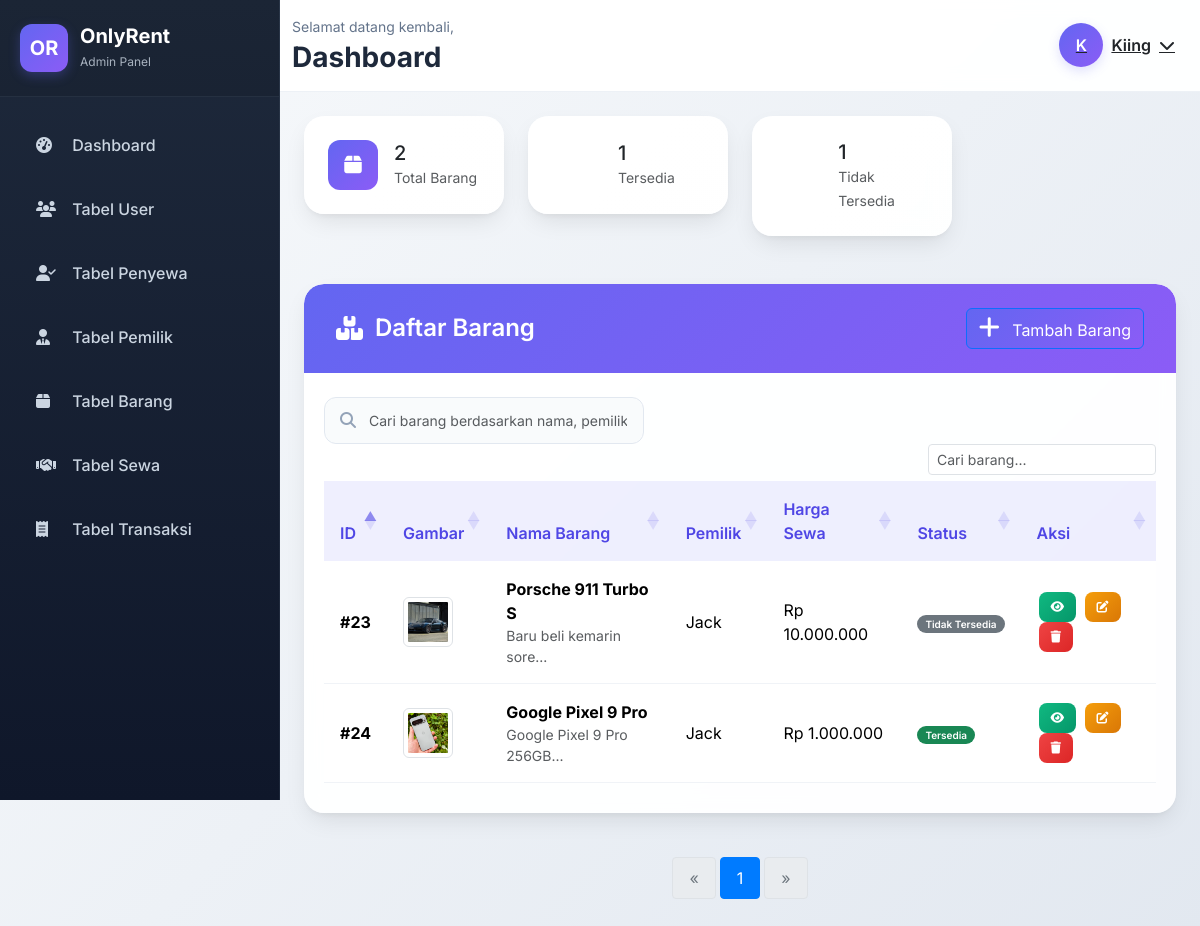
The app's page /views/admin/tabel_barang.php (signed in) with its own data.
### tables this page shows
CREATE TABLE `barang` (
  `id_barang` int(11) NOT NULL,
  `id_pemilik` int(11) NOT NULL,
  `nama_barang` varchar(100) NOT NULL,
  `gambar` longtext NOT NULL CHECK (json_valid(`gambar`)),
  `deskripsi` text NOT NULL,
  `harga_sewa` varchar(10) NOT NULL,
  `status` int(1) NOT NULL
);

CREATE TABLE `pemilik_barang` (
  `id_pemilik` int(11) NOT NULL,
  `nama` varchar(100) NOT NULL,
  `no_telp` varchar(25) NOT NULL,
  `id_pengguna` int(1) NOT NULL
);

### views/admin/tabel_barang.php (the view, shortened to what this page needs)
<?php
    $conn = getDBConnection();
    $barang = [];
    $total_barang = 0;
    $active_count = 0;
    $inactive_count = 0;
    $total_query = "SELECT COUNT(*) as total FROM barang";
    $total_result = $conn->query($total_query);
    if ($total_result) {
        $total_row = $total_result->fetch_assoc();
        $total_barang = $total_row['total'];
    }
    $status_query = "SELECT status, COUNT(*) as count FROM barang GROUP BY status";
    $status_result = $conn->query($status_query);
    if ($status_result) {
        while ($row = $status_result->fetch_assoc()) {
            if ($row['status'] == 1) {
                $active_count = $row['count'];
            } else {
                $inactive_count = $row['count'];
            }
        }
    }
    $per_page = 10;
    $total_pages = ceil($total_barang / $per_page);
    $current_page = isset($_GET['page']) ? max(1, min($total_pages, (int)$_GET['page'])) : 1;
    $offset = ($current_page - 1) * $per_page;
    $query = "SELECT b.*, pb.nama as nama_pemilik,
      b.gambar as gambar_array
      FROM barang b
      JOIN pemilik_barang pb ON b.id_pemilik = pb.id_pemilik
      LIMIT $per_page OFFSET $offset";
    $result = $conn->query($query);
    if ($result && $result->num_rows > 0) {
        while ($row = $result->fetch_assoc()) {
            $images = json_decode($row['gambar']);
            $firstImage = '';
            if (json_last_error() === JSON_ERROR_NONE && is_array($images) && count($images) > 0) {
                $firstImage = $images[0];
            } elseif (!empty($row['gambar'])) {
                $firstImage = $row['gambar'];
            }
            $row['first_image'] = $firstImage;
            $barang[] = $row;
        }
    }
?>
<!DOCTYPE html>
<html lang="id">
<head>
    <link href="https://cdn.jsdelivr.net/npm/bootstrap@5.3.3/dist/css/bootstrap.min.css" rel="stylesheet">
    <link href="https://cdnjs.cloudflare.com/ajax/libs/font-awesome/6.4.0/css/all.min.css" rel="stylesheet">
    <link href="https://cdn.datatables.net/1.13.6/css/dataTables.bootstrap5.min.css" rel="stylesheet">
    <link rel="stylesheet" href="../../assets/css/admin/index.css">
</head>
<body>
    <?php include('nav.php'); ?>
    <div class="main-content">
        <?php include('top_nav.php'); ?>
        <div class="content-wrapper">
            <div class="row mb-4 animate-fade-in">
                <div class="col-xl-3 col-md-6 mb-4">
                    <div class="card stats-card">
                        <div class="card-body d-flex align-items-center">
                            <div class="stats-icon stats-total me-3">
                                <i class="fas fa-box"></i>
                            </div>
                            <div>
                                <h5 class="mb-0"><?php echo $total_barang; ?></h5>
                                <small class="text-muted">Total Barang</small>
                            </div>
                        </div>
                    </div>
                </div>
                <div class="col-xl-3 col-md-6 mb-4">
                    <div class="card stats-card">
                        <div class="card-body d-flex align-items-center">
                            <div class="stats-icon stats-active me-3">
                                <i class="fas fa-check-circle"></i>
                            </div>
                            <div>
                                <h5 class="mb-0"><?php echo $active_count; ?></h5>
                                <small class="text-muted">Tersedia</small>
                            </div>
                        </div>
                    </div>
                </div>
                <div class="col-xl-3 col-md-6 mb-4">
                    <div class="card stats-card">
                        <div class="card-body d-flex align-items-center">
                            <div class="stats-icon stats-inactive me-3">
                                <i class="fas fa-times-circle"></i>
                            </div>
                            <div>
                                <h5 class="mb-0"><?php echo $inactive_count; ?></h5>
                                <small class="text-muted">Tidak Tersedia</small>
                            </div>
                        </div>
                    </div>
                </div>
            </div>
            <div class="row animate-fade-in">
                <div class="col-12">
                    <div class="card table-card">
                        <div class="card-header d-flex justify-content-between align-items-center">
                            <h4>
                                <i class="fas fa-boxes"></i>
                                Daftar Barang
                            </h4>
                            <a href="tambah_barang.php" class="btn btn-primary">
                                <i class="fas fa-plus me-2"></i>
                                Tambah Barang
                            </a>
                        </div>
                        <div class="card-body">
                            <div class="search-box">
                                <i class="fas fa-search"></i>
                                <input type="text" class="form-control" id="searchInput" placeholder="Cari barang berdasarkan nama, pemilik, atau harga...">
                            </div>
                            <div class="table-responsive">
                                <table class="table" id="barangTable">
                                    <thead>
                                        <tr>
                                            <th>ID</th>
                                            <th>Gambar</th>
                                            <th>Nama Barang</th>
                                            <th>Pemilik</th>
                                            <th>Harga Sewa</th>
                                            <th>Status</th>
                                            <th>Aksi</th>
                                        </tr>
                                    </thead>
                                    <tbody>
                                        <?php foreach ($barang as $item): ?>
                                        <tr>
                                            <td><strong>#<?php echo $item['id_barang']; ?></strong></td>
                                            <td>
    <?php
    $gambar = json_decode($item['gambar_array'], true) ?? [];
    if (!empty($gambar)):
        $firstImage = reset($gambar);
    ?>
        <img src="/assets/images/barang/<?php echo htmlspecialchars($firstImage); ?>?v=<?php echo time(); ?>"
            alt="Gambar Barang"
            class="img-thumbnail"
            style="width: 50px; height: 50px; object-fit: cover;">
    <?php endif; ?>
</td>
                                            <td>
                                                <strong><?php echo htmlspecialchars($item['nama_barang']); ?></strong>
                                                <div class="text-muted small"><?php echo substr(htmlspecialchars($item['deskripsi']), 0, 50); ?>...</div>
                                            </td>
                                            <td><?php echo htmlspecialchars($item['nama_pemilik']); ?></td>
                                            <td>Rp <?php echo number_format($item['harga_sewa'], 0, ',', '.'); ?></td>
                                            <td>
                                                <?php if ($item['status'] == 1): ?>
                                                    <span class="badge bg-success">Tersedia</span>
                                                <?php else: ?>
                                                    <span class="badge bg-secondary">Tidak Tersedia</span>
                                                <?php endif; ?>
                                            </td>
                                            <td>
                                                <button class="btn btn-action btn-view" title="Lihat Detail" onclick="viewBarang(<?php echo $item['id_barang']; ?>)">
                                                    <i class="fas fa-eye"></i>
                                                </button>
                                                <a href="edit_barang.php?id=<?php echo $item['id_barang']; ?>" class="btn btn-action btn-edit" title="Edit Barang">
                                                    <i class="fas fa-edit"></i>
                                                </a>
                                                <button class="btn btn-action btn-delete" title="Hapus Barang" onclick="confirmDelete(<?php echo $item['id_barang']; ?>, '<?php echo htmlspecialchars($item['nama_barang']); ?>')">
                                                    <i class="fas fa-trash"></i>
                                                </button>
                                            </td>
                                        </tr>
                                        <?php endforeach; ?>
                                    </tbody>
                                </table>
                            </div>
                        </div>
                    </div>
                </div>
            </div>
            <div class="row mt-4">
                <div class="col-12">
                    <nav aria-label="Page navigation">
                        <ul class="pagination justify-content-center">
                            <?php if ($current_page > 1): ?>
                                <li class="page-item">
                                    <a class="page-link" href="?page=<?php echo $current_page - 1; ?>" aria-label="Previous">
                                        <span aria-hidden="true">&laquo;</span>
                                    </a>
                                </li>
                            <?php else: ?>
                                <li class="page-item disabled">
                                    <a class="page-link" href="#" tabindex="-1" aria-disabled="true">&laquo;</a>
                                </li>
                            <?php endif; ?>
                            <?php
                            $start_page = max(1, $current_page - 2);
                            $end_page = min($total_pages, $current_page + 2);
                            for ($i = $start_page; $i <= $end_page; $i++): ?>
                                <li class="page-item <?php echo ($i == $current_page) ? 'active' : ''; ?>">
                                    <a class="page-link" href="?page=<?php echo $i; ?>"><?php echo $i; ?></a>
                                </li>
                            <?php endfor;
                            ?>
                            <?php if ($current_page < $total_pages): ?>
                                <li class="page-item">
                                    <a class="page-link" href="?page=<?php echo $current_page + 1; ?>" aria-label="Next">
                                        <span aria-hidden="true">&raquo;</span>
                                    </a>
                                </li>
                            <?php else: ?>
                                <li class="page-item disabled">
                                    <a class="page-link" href="#" tabindex="-1" aria-disabled="true">&raquo;</a>
                                </li>
                            <?php endif; ?>
                        </ul>
                    </nav>
                </div>
            </div>
        </div>
    </div>
</body>
</html>

### assets/css/admin/index.css (style rules this page uses)
:root { --sidebar-width: 280px; --sidebar-mobile-width: 260px; --primary-color: #6366f1; --primary-dark: #4f46e5; --sidebar-bg: linear-gradient(180deg, #1e293b 0%, #0f172a 100%); --sidebar-text: #cbd5e1; --sidebar-hover: rgba(99, 102, 241, 0.1); --card-shadow: 0 10px 25px -5px rgba(0, 0, 0, 0.1), 0 4px 6px -2px rgba(0, 0, 0, 0.05); --hover-shadow: 0 20px 25px -5px rgba(0, 0, 0, 0.1), 0 10px 10px -5px rgba(0, 0, 0, 0.04); }
* { margin: 0; padding: 0; box-sizing: border-box; }
body { font-family: 'Inter', -apple-system, BlinkMacSystemFont, sans-serif; background: linear-gradient(135deg, #f8fafc 0%, #e2e8f0 100%); color: #334155; overflow-x: hidden; }
.main-content { margin-left: var(--sidebar-width); min-height: 100vh; background: transparent; transition: all 0.3s ease; }
.content-wrapper { padding: 32px; }
.search-box { position: relative; width: 320px; }
.search-box input { border: 1px solid #e2e8f0; border-radius: 12px; padding: 12px 16px 12px 44px; background: rgba(248, 250, 252, 0.8); transition: all 0.3s ease; font-size: 14px; }
.search-box i { position: absolute; left: 16px; top: 50%; transform: translateY(-50%); color: #94a3b8; }
.stats-card, .management-card, .table-card, .form-card { border-radius: 20px; border: none; box-shadow: var(--card-shadow); background: rgba(255, 255, 255, 0.95); backdrop-filter: blur(10px); overflow: hidden; transition: all 0.3s ease; }
.stats-card::before { content: ''; position: absolute; top: 0; left: 0; right: 0; bottom: 0; background: linear-gradient(135deg, rgba(255, 255, 255, 0.1), rgba(255, 255, 255, 0.05)); pointer-events: none; }
.management-card .card-header, .table-card .card-header, .form-card .card-header { background: linear-gradient(135deg, var(--primary-color), #8b5cf6); color: white; border-radius: 20px 20px 0 0; padding: 24px 32px; border: none; }
.management-card .card-header h5, .table-card .card-header h4, .form-card .card-header h4 { font-weight: 600; margin: 0; display: flex; align-items: center; }
.table-card .card-header i, .form-card .card-header i { margin-right: 12px; font-size: 24px; }
.management-card .card-body, .table-card .card-body, .form-card .card-body { padding: 32px; }
.stats-card .card-body { padding: 24px; position: relative; z-index: 1; }
.btn-primary { background: linear-gradient(135deg, var(--primary-color), #8b5cf6); }
.btn-action { padding: 6px 12px; border-radius: 8px; border: none; font-size: 12px; font-weight: 500; margin: 0 2px; transition: all 0.3s ease; color: white; }
.btn-edit { background: linear-gradient(135deg, #f59e0b, #d97706); }
.btn-delete { background: linear-gradient(135deg, #ef4444, #dc2626); }
.btn-view { background: linear-gradient(135deg, #10b981, #059669); }
.badge { font-size: 10px; padding: 4px 8px; border-radius: 20px; font-weight: 600; }
.table { margin-bottom: 0; }
.table thead th { background: rgba(99, 102, 241, 0.1); color: var(--primary-dark); font-weight: 600; border: none; padding: 16px; }
.table tbody td { padding: 16px; vertical-align: middle; border-color: rgba(226, 232, 240, 0.5); }
.stats-icon { width: 50px; height: 50px; border-radius: 12px; display: flex; align-items: center; justify-content: center; font-size: 20px; color: white; }
.stats-total { background: linear-gradient(135deg, var(--primary-color), #8b5cf6); }
.animate-fade-in { animation: fadeIn 0.6s ease-out; }
@media (max-width: 1200px) { .content-wrapper { padding: 24px; } }
@media (max-width: 1200px) { .management-card .card-body, .table-card .card-body, .form-card .card-body { padding: 24px 20px; } }
.pagination { margin-top: 20px; }
.page-item.active .page-link { background-color: #007bff; border-color: #007bff; }
.page-link { color: #007bff; margin: 0 5px; border-radius: 4px; padding: 8px 16px; }
.page-item.disabled .page-link { color: #6c757d; pointer-events: none; }
.page-item:first-child .page-link, .page-item:last-child .page-link { border-radius: 4px; }

### records on screen
barang: id_barang "23", shows a picture, nama_barang "Porsche 911 Turbo S", deskripsi "Baru beli kemarin sore", id_pemilik.nama "Jack", harga_sewa "10.000.000", status "Tidak Tersedia"
barang: id_barang "24", shows a picture, nama_barang "Google Pixel 9 Pro", deskripsi "Google Pixel 9 Pro 256GB", id_pemilik.nama "Jack", harga_sewa "1.000.000", status "Tersedia"

### other values on screen
substr(htmlspecialchars($username), 0, 1) "K"
$username "Kiing"
$total_barang "2"
$active_count "1"
$inactive_count "1"
